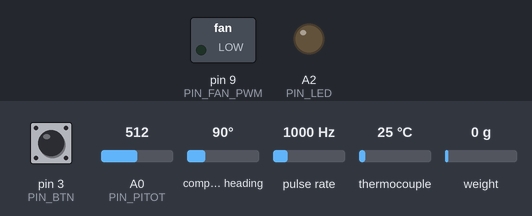
Bench run of a sketch on a simulated Arduino Uno, built with avr-gcc and run on an emulated ATmega328P. On the bench: switched loads named in the sketch (green lamp = pin HIGH), output pins drawn as LEDs (lit = HIGH). Wiring (inferred from the names in the program): pulse sensor: data pin 2. The test bench sets the inputs (shaded band); at power-on: thermocouple 25 °C, pin 3 (PIN_BTN) HIGH, A0 (PIN_PITOT) = 512, compass heading 90°, pulse rate 1000 Hz, weight on the scale 0 g. What the sketch prints to the serial monitor is not drawn.

Above: at 1.4 s.
1.5 s: thermocouple set to 106 °C
At 2.7 s:
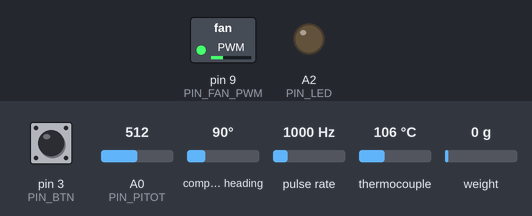
3.3 s: thermocouple set to 116 °C
At 3.96 s:
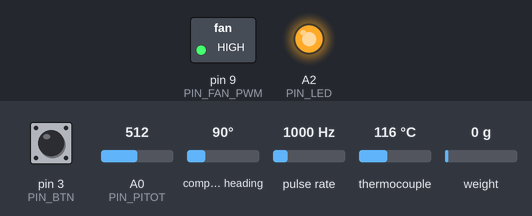
6.3 s: pin 3 (PIN_BTN) pulled LOW for 1 s
At 8.95 s:
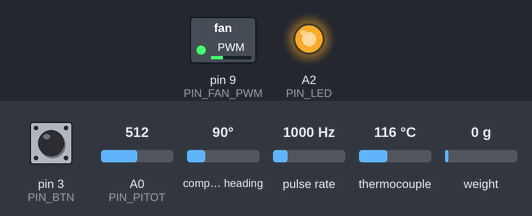
Timing chart, 0 to 19.7 s (numbered marks = the images above; inputs shaded):
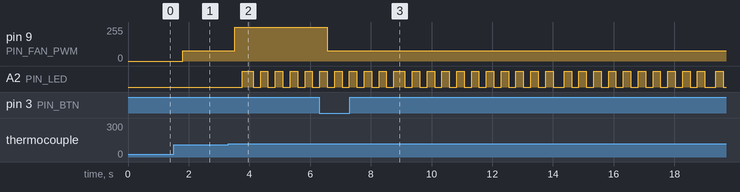

The sketch:

sma_rig.ino
```cpp
// sma_rig.ino - Arduino UNO R3 firmware for the SMA brake-duct bench rig (sensor shield rev A).
// Hardware layer only: sensors in, SSR / fan / LED out. All logic lives in rig_core.{h,cpp}.
//
// Pins (shield schematic):
//   D13 SCK, D12 MISO, D10/D8/D7  MAX31855 CS for TC1 spring / TC2 air / TC3 reflector
//   A4 SDA, A5 SCL                AS5600 louver angle
//   D4 DT, D5 SCK                 HX711 load cell
//   D9 fan PWM 25 kHz (Timer1), D2 fan tach (INT0), D6 heater SSR, D3 button, A2 LED, A0 pitot
#include <SPI.h>
#include <Wire.h>
#include <Adafruit_MAX31855.h>
#include <AS5600.h>
#include <HX711.h>

#include "rig_core.h"

const uint8_t PIN_CS_TC1 = 10, PIN_CS_TC2 = 8, PIN_CS_TC3 = 7;
const uint8_t PIN_HX_DT = 4, PIN_HX_SCK = 5;
const uint8_t PIN_FAN_PWM = 9, PIN_TACH = 2, PIN_SSR = 6, PIN_BTN = 3;
const uint8_t PIN_LED = A2, PIN_PITOT = A0;

Adafruit_MAX31855 tc1(PIN_CS_TC1), tc2(PIN_CS_TC2), tc3(PIN_CS_TC3);
AS5600 encoder;
HX711 loadcell;
rig::Core core;
rig::Inputs in;
rig::Outputs out;

volatile uint32_t tachPulses = 0;
void onTach() { tachPulses++; }

char line[48];
uint8_t lineLen = 0;
char tx[240];

void fanBegin() {
  pinMode(PIN_FAN_PWM, OUTPUT);
  TCCR1A = _BV(COM1A1) | _BV(WGM11);               // fast PWM, TOP = ICR1, non-inverting on OC1A (D9)
  TCCR1B = _BV(WGM13) | _BV(WGM12) | _BV(CS10);    // no prescaler
  ICR1 = 639;                                       // 16 MHz / 640 = 25 kHz (Intel 4-pin fan spec)
  OCR1A = 0;
}

void fanSet(uint8_t pct) { OCR1A = (uint16_t)((uint32_t)pct * 639u / 100u); }

void readThermocouples() {
  static uint32_t last = 0;
  if (millis() - last < 100) return;                // MAX31855 converts at ~10 Hz
  last = millis();
  double t;
  t = tc1.readCelsius(); in.t_spring_ok = !isnan(t); if (in.t_spring_ok) in.t_spring_c = (float)t;
  t = tc2.readCelsius(); in.t_air_ok = !isnan(t);    if (in.t_air_ok) in.t_air_c = (float)t;
  t = tc3.readCelsius(); in.t_heater_ok = !isnan(t); if (in.t_heater_ok) in.t_heater_c = (float)t;
}

void readButton() {
  static uint8_t stable = 0, last = 0;
  static uint32_t changed = 0;
  uint8_t raw = digitalRead(PIN_BTN) == LOW;
  if (raw != last) { last = raw; changed = millis(); }
  if (millis() - changed > 30) stable = raw;
  in.button = stable;
}

void pollSerial() {
  while (Serial.available()) {
    char c = (char)Serial.read();
    if (c == '\n' || c == '\r') {
      if (lineLen) { line[lineLen] = 0; core.command(line); lineLen = 0; }
    } else if (lineLen < sizeof(line) - 1) {
      line[lineLen++] = c;
    }
  }
}

void setup() {
  Serial.begin(115200);
  pinMode(PIN_SSR, OUTPUT);
  digitalWrite(PIN_SSR, LOW);
  pinMode(PIN_LED, OUTPUT);
  pinMode(PIN_BTN, INPUT_PULLUP);
  pinMode(PIN_TACH, INPUT);                          // 10k pull-up on the shield
  attachInterrupt(digitalPinToInterrupt(PIN_TACH), onTach, FALLING);
  fanBegin();
  tc1.begin(); tc2.begin(); tc3.begin();
  Wire.begin();
  encoder.begin();
  loadcell.begin(PIN_HX_DT, PIN_HX_SCK);
  delay(250);                                        // MAX31855 first conversion
  core.begin(millis());
}

void loop() {
  pollSerial();
  readThermocouples();
  readButton();
  in.load_ready = loadcell.is_ready();
  if (in.load_ready) in.load_raw = (int32_t)loadcell.read();
  in.angle_ok = encoder.isConnected();
  if (in.angle_ok) in.angle_raw = encoder.readAngle();
  noInterrupts();
  in.tach_count = tachPulses;
  interrupts();
  in.pitot_adc = analogRead(PIN_PITOT);
  in.now_ms = millis();

  core.update(in, out);
  digitalWrite(PIN_SSR, out.heater_on ? HIGH : LOW);
  fanSet(out.fan_pct);
  digitalWrite(PIN_LED, out.led_on ? HIGH : LOW);

  if (core.pending_message(tx, sizeof(tx))) Serial.println(tx);
  if (core.telemetry(tx, sizeof(tx))) Serial.println(tx);
}
```

lap_profile.h
```cpp
// Generated by firmware/gen_lap_profile.py from cfd/transient/spring_env_NiTiCu_Af76_gap3_eps0.8_d0.5.json - do not edit.
// 197 steps of 500 ms = 98.5 s lap, {lamp %, blower %}.
// Lamp: car radiation + convective make-up for 31.9 C car air vs 23 C room,
// / 143.5 kW/m2. Blower: inverse of rpm = 600 + 2400 d, 13 m/s at 3000 rpm.
// Lamp saturated (100 %) in 1 of 197 steps.
#pragma once
#define LAP_STEP_MS 500
#define LAP_STEPS 197
static const uint8_t LAP_PROFILE[LAP_STEPS][2] RIG_FLASH = {
    {61,83}, {59,83}, {57,83}, {55,83}, {53,83}, {52,83}, {50,83}, {49,83}, {48,83}, {46,83},
    {45,83}, {44,83}, {43,83}, {42,83}, {41,83}, {40,83}, {39,83}, {38,83}, {37,83}, {36,83},
    {36,83}, {35,83}, {34,83}, {33,83}, {33,83}, {48,64}, {66,45}, {80,26}, {78,26}, {76,26},
    {75,26}, {73,26}, {71,26}, {70,26}, {69,30}, {68,35}, {67,40}, {65,45}, {64,49}, {63,54},
    {61,59}, {60,64}, {58,68}, {57,73}, {56,78}, {54,83}, {53,83}, {51,83}, {50,83}, {48,83},
    {47,83}, {46,83}, {44,83}, {43,83}, {42,83}, {41,83}, {40,83}, {39,83}, {59,64}, {80,45},
    {97,26}, {94,26}, {92,26}, {90,26}, {88,26}, {85,26}, {83,26}, {82,30}, {80,35}, {79,40},
    {77,45}, {75,49}, {73,54}, {71,59}, {69,64}, {68,68}, {66,73}, {64,78}, {62,83}, {60,83},
    {58,83}, {56,83}, {54,83}, {53,83}, {51,83}, {50,83}, {48,83}, {47,83}, {46,83}, {44,83},
    {43,83}, {42,83}, {41,83}, {40,83}, {39,83}, {38,83}, {38,83}, {37,83}, {36,83}, {35,83},
    {35,83}, {34,83}, {33,83}, {33,83}, {32,83}, {31,83}, {31,83}, {30,83}, {30,83}, {43,64},
    {59,45}, {72,26}, {70,26}, {69,26}, {67,26}, {66,26}, {65,26}, {63,26}, {62,30}, {62,35},
    {61,40}, {60,45}, {58,49}, {57,54}, {56,59}, {55,64}, {54,68}, {53,73}, {52,78}, {50,83},
    {49,83}, {48,83}, {46,83}, {45,83}, {44,83}, {43,83}, {42,83}, {41,83}, {61,64}, {83,45},
    {100,26}, {98,26}, {95,26}, {93,26}, {91,26}, {88,26}, {86,26}, {85,30}, {83,35}, {81,40},
    {79,45}, {77,49}, {75,54}, {73,59}, {71,64}, {69,68}, {67,73}, {66,78}, {64,83}, {61,83},
    {59,83}, {58,83}, {56,83}, {54,83}, {52,83}, {51,83}, {49,83}, {48,83}, {47,83}, {45,83},
    {44,83}, {43,83}, {42,83}, {41,83}, {40,83}, {39,83}, {38,83}, {57,64}, {78,45}, {94,26},
    {92,26}, {89,26}, {87,26}, {85,26}, {83,26}, {81,26}, {80,30}, {78,35}, {77,40}, {75,45},
    {73,49}, {71,54}, {70,59}, {68,64}, {66,68}, {64,73}, {63,78},
};
```

rig_core.cpp
```cpp
// rig_core.cpp - see rig_core.h. Portable C++ (avr-gcc 7.3 and MSVC), no heap, no printf floats.
#include "rig_core.h"

#include <math.h>
#ifdef __AVR__
#include <avr/pgmspace.h>
#define RS(s) PSTR(s)
#define RIG_FLASH PROGMEM
static inline char rs_read(const char* p) { return (char)pgm_read_byte(p); }
#else
#define RS(s) (s)
#define RIG_FLASH
static inline char rs_read(const char* p) { return *p; }
#endif
#include <stdlib.h>
#include <string.h>

namespace rig {

namespace {

// Lap profile {heater %, blower %} per 0.5 s step, generated from the car's simulated lap: heater duty
// reproduces the rotor radiation on the spring, blower duty the airflow at the spring (gen_lap_profile.py).
#include "lap_profile.h"

const float KP = 4.0f;      // %/K
const float KI = 0.12f;     // %/(K s)
const float DEG2RAD = 0.01745329252f;

bool finite_val(float x) { return x == x && x < 1e30f && x > -1e30f; }

float clampf(float x, float lo, float hi) { return x < lo ? lo : (x > hi ? hi : x); }

// --- tiny string builder (AVR printf has no %f) ---
struct Out {
  char* p;
  size_t left;
  void str(const char* s) {        // RAM string
    while (*s && left > 1) { *p++ = *s++; --left; }
    *p = 0;
  }
  void strf(const char* s) {       // flash string (RS literal)
    char c;
    while ((c = rs_read(s)) != 0 && left > 1) { *p++ = c; ++s; --left; }
    *p = 0;
  }
  void u32(uint32_t v) {
    char tmp[11];
    int n = 0;
    do { tmp[n++] = char('0' + v % 10); v /= 10; } while (v);
    while (n && left > 1) { *p++ = tmp[--n]; --left; }
    *p = 0;
  }
  void fix(float v, uint8_t dec) {
    if (!finite_val(v)) { strf(RS("null")); return; }
    if (v < 0) { str("-"); v = -v; }
    uint32_t scale = 1;
    for (uint8_t i = 0; i < dec; ++i) scale *= 10;
    uint32_t r = uint32_t(v * scale + 0.5f);
    u32(r / scale);
    if (dec) {
      str(".");
      uint32_t frac = r % scale;
      for (uint32_t d = scale / 10; d; d /= 10) {
        char c[2] = {char('0' + (frac / d) % 10), 0};
        str(c);
      }
    }
  }
  void key(const char* k) { strf(RS(",\"")); strf(k); strf(RS("\":")); }
};

bool word_is(const char* a, const char* b) {   // b is a flash string
  char cb;
  while (*a && *a != ' ' && (cb = rs_read(b)) != 0) {
    char ca = *a >= 'a' && *a <= 'z' ? char(*a - 32) : *a;
    if (ca != cb) return false;
    ++a; ++b;
  }
  return rs_read(b) == 0 && (*a == 0 || *a == ' ');
}

const char* arg(const char* line, uint8_t n) {
  const char* p = line;
  for (uint8_t i = 0; i < n; ++i) {
    while (*p && *p != ' ') ++p;
    while (*p == ' ') ++p;
  }
  return p;
}

const char* mode_name(Mode m) {
  switch (m) {
    case MODE_MANUAL: return RS("MANUAL");
    case MODE_HOLD: return RS("HOLD");
    case MODE_RAMP: return RS("RAMP");
    case MODE_LAP: return RS("LAP");
    case MODE_COOL: return RS("COOL");
    default: return RS("IDLE");
  }
}

}  // namespace

void Core::begin(uint32_t now_ms) {
  t0_ = now_ = last_update_ = last_tel_ = window_t0_ = rpm_t_ = now_ms;
  set_mode(MODE_IDLE);
  message(RS("# SMA rig firmware rev A ready"));
}

void Core::message(const char* text) {           // flash string, or RAM when ram = true
  message_ram_ = false;
  msg_flash_ = text;
  msg_pending_ = true;
}

void Core::set_mode(Mode m) {
  mode_ = m;
  integ_ = 0.0f;
  if (m == MODE_IDLE) { heater_pct_ = 0; fan_pct_ = 30; }
  if (m == MODE_COOL) { heater_pct_ = 0; fan_pct_ = 100; }
}

void Core::command(const char* line) {
  while (*line == ' ') ++line;
  float a1 = (float)atof(arg(line, 1));
  float a2 = (float)atof(arg(line, 2));
  if (word_is(line, RS("HEAT"))) {
    if (fault_) { message(RS("# refused: fault latched, send RESET")); return; }
    set_mode(MODE_MANUAL);
    heater_pct_ = clampf(a1, 0, 100);
  } else if (word_is(line, RS("FAN"))) {
    fan_pct_ = (uint8_t)clampf(a1, 0, 100);
  } else if (word_is(line, RS("HOLD"))) {
    if (fault_) { message(RS("# refused: fault latched, send RESET")); return; }
    set_mode(MODE_HOLD);
    setpoint_ = clampf(a1, 0, spring_limit_ - 5);
  } else if (word_is(line, RS("RAMP"))) {
    if (fault_) { message(RS("# refused: fault latched, send RESET")); return; }
    set_mode(MODE_RAMP);
    ramp_end_ = clampf(a1, 0, spring_limit_ - 5);
    ramp_rate_ = clampf(a2, 0.1f, 60.0f);
    setpoint_ = finite_val(last_in_.t_spring_c) ? last_in_.t_spring_c : 25.0f;
  } else if (word_is(line, RS("LAP"))) {
    if (fault_) { message(RS("# refused: fault latched, send RESET")); return; }
    set_mode(MODE_LAP);
    laps_left_ = (uint8_t)clampf(a1 < 1 ? 1 : a1, 1, 50);
    lap_seg_ = 0;
    seg_t0_ = now_;
  } else if (word_is(line, RS("COOL"))) {
    set_mode(MODE_COOL);
  } else if (word_is(line, RS("STOP"))) {
    set_mode(MODE_IDLE);
  } else if (word_is(line, RS("TARE"))) {
    tare_pending_ = true;
  } else if (word_is(line, RS("CAL"))) {
    float newton = a1 * 0.00980665f;
    if (newton > 0.1f && load_seen_) counts_per_n_ = float(last_load_raw_ - load_offset_) / newton;
  } else if (word_is(line, RS("ZERO"))) {
    zero_pending_ = true;
  } else if (word_is(line, RS("LIMIT"))) {
    spring_limit_ = clampf(a1, 40, 150);
  } else if (word_is(line, RS("RESET"))) {
    fault_ = FAULT_NONE;
    set_mode(MODE_IDLE);
  } else if (word_is(line, RS("STATUS"))) {
    char b[96];
    Out o{b, sizeof(b)};
    o.strf(RS("# mode "));
    o.strf(mode_name(mode_));
    o.strf(RS(" fault "));
    o.u32(fault_);
    o.strf(RS(" limit "));
    o.fix(spring_limit_, 1);
    o.strf(RS(" cal "));
    o.fix(counts_per_n_, 1);
    o.strf(RS(" zero "));
    o.u32(angle_zero_);
    strncpy(msg_, b, sizeof(msg_) - 1);
    msg_[sizeof(msg_) - 1] = 0;
    message_ram_ = true;
    msg_pending_ = true;
    return;
  } else {
    message(RS("# unknown command"));
    return;
  }
  message(RS("# ok"));
}

float Core::stroke_from_angle(float deg) const {
  // rod stroke from louver rotation through the external crank (Phase 3 kinematics)
  const float phi0 = CRANK_PHI0_DEG * DEG2RAD;
  return CRANK_R_MM * (sinf(deg * DEG2RAD + phi0) - sinf(phi0));
}

void Core::run_pi(float dt_s, const Inputs& in) {
  if (mode_ == MODE_RAMP) {
    float step = ramp_rate_ / 60.0f * dt_s;
    if (setpoint_ < ramp_end_) setpoint_ = setpoint_ + step > ramp_end_ ? ramp_end_ : setpoint_ + step;
    else if (setpoint_ > ramp_end_) setpoint_ = setpoint_ - step < ramp_end_ ? ramp_end_ : setpoint_ - step;
  }
  float err = setpoint_ - in.t_spring_c;
  float u = KP * err + integ_;
  if (u > 0.0f && u < 100.0f) integ_ += KI * err * dt_s;      // conditional-integration anti-windup
  else if ((u >= 100.0f && err < 0) || (u <= 0.0f && err > 0)) integ_ += KI * err * dt_s;
  integ_ = clampf(integ_, 0.0f, 100.0f);
  heater_pct_ = clampf(KP * err + integ_, 0.0f, 100.0f);
}

void Core::run_lap(uint32_t now) {
  while (now - seg_t0_ >= LAP_STEP_MS) {
    seg_t0_ += LAP_STEP_MS;
    if (++lap_seg_ >= LAP_STEPS) {
      lap_seg_ = 0;
      if (--laps_left_ == 0) { set_mode(MODE_COOL); message(RS("# lap profile done")); return; }
    }
  }
#ifdef __AVR__
  heater_pct_ = pgm_read_byte(&LAP_PROFILE[lap_seg_][0]);
  fan_pct_ = pgm_read_byte(&LAP_PROFILE[lap_seg_][1]);
#else
  heater_pct_ = LAP_PROFILE[lap_seg_][0];
  fan_pct_ = LAP_PROFILE[lap_seg_][1];
#endif
}

void Core::update(const Inputs& in, Outputs& out) {
  now_ = in.now_ms;
  float dt = float(now_ - last_update_) * 0.001f;
  last_update_ = now_;
  last_in_ = in;

  // ---- sensors to engineering units ----
  if (in.load_ready) {
    last_load_raw_ = in.load_raw;
    load_seen_ = true;
    if (tare_pending_) {
      // tare at the cold (closed) position: force_N is the actuation force above the bias-spring preload
      load_offset_ = in.load_raw;
      tare_pending_ = false;
    }
  }
  if (in.angle_ok) {
    if (zero_pending_) { angle_zero_ = in.angle_raw; zero_pending_ = false; }
    int32_t d = int32_t(in.angle_raw) - int32_t(angle_zero_);
    if (d < -2048) d += 4096;
    if (d > 2048) d -= 4096;
    angle_deg_ = float(d) * (360.0f / 4096.0f);
    angle_seen_ = true;
  }
  if (now_ - t0_ < 1000) {                    // pitot zero over the first second (fan at rest is not needed:
    pitot_sum_ += in.pitot_adc;                // MPXV7002 offset is taken before the fan spins up)
    ++pitot_n_;
    pitot_zero_ = uint16_t(pitot_sum_ / pitot_n_);
  } else {
    float dp = (float(in.pitot_adc) - float(pitot_zero_)) * (5000.0f / 1023.0f);   // Pa
    float v = dp > 0 ? sqrtf(2.0f * dp / 1.2f) : 0.0f;
    air_mps_ += (v - air_mps_) * clampf(dt / 0.5f, 0.0f, 1.0f);
  }
  if (now_ - rpm_t_ >= 1000) {
    fan_rpm_ = float(in.tach_count - tach_prev_) * 30000.0f / float(now_ - rpm_t_);
    tach_prev_ = in.tach_count;
    rpm_t_ = now_;
  }

  // ---- button: start a lap run when idle, stop otherwise ----
  if (in.button && !prev_button_) {
    if (mode_ == MODE_IDLE) command("LAP 1");
    else command("STOP");
  }
  prev_button_ = in.button;

  // ---- safety ----
  uint8_t f = fault_;
  if (!in.t_spring_ok || !in.t_heater_ok) f |= FAULT_TC;
  if (in.t_spring_ok && in.t_spring_c > spring_limit_) f |= FAULT_SPRING_OT;
  if (in.t_heater_ok && in.t_heater_c > HEATER_LIMIT_C) f |= FAULT_HEATER_OT;
  if (f != fault_) {
    fault_ = f;
    set_mode(MODE_COOL);
    message(RS("# FAULT: heater latched off, fan 100 %"));
  }

  // ---- control ----
  if (!fault_) {
    if (mode_ == MODE_HOLD || mode_ == MODE_RAMP) run_pi(dt, in);
    else if (mode_ == MODE_LAP) run_lap(now_);
  }
  if (fault_ || mode_ == MODE_IDLE || mode_ == MODE_COOL) heater_pct_ = 0;

  while (now_ - window_t0_ >= WINDOW_MS) window_t0_ += WINDOW_MS;
  out.heater_on = (float(now_ - window_t0_) < heater_pct_ * (WINDOW_MS / 100.0f)) ? 1 : 0;
  out.fan_pct = (now_ - t0_ < 1500) ? 0 : fan_pct_;   // fan held off while the pitot zero is taken
  out.led_on = fault_ ? uint8_t((now_ / 250) & 1) : uint8_t(heater_pct_ > 0 ? 1 : 0);
}

bool Core::telemetry(char* buf, size_t len) {
  if (now_ - last_tel_ < TELEMETRY_MS) return false;
  last_tel_ += TELEMETRY_MS;
  if (now_ - last_tel_ >= TELEMETRY_MS) last_tel_ = now_;      // don't burst after a stall
  const Inputs& in = last_in_;
  float force = load_seen_ ? float(last_load_raw_ - load_offset_) / counts_per_n_ : NAN;
  float stroke = angle_seen_ ? stroke_from_angle(angle_deg_) : NAN;
  Out o{buf, len};
  o.strf(RS("{\"timestamp_ms\":"));
  o.u32(now_ - t0_);
  o.key(RS("temp_C"));     o.fix(in.t_spring_ok ? in.t_spring_c : NAN, 2);
  o.key(RS("force_N"));    o.fix(force, 2);
  o.key(RS("stroke_mm"));  o.fix(stroke, 3);
  o.key(RS("angle_deg"));  o.fix(angle_deg_, 2);
  o.key(RS("t_air_C"));    o.fix(in.t_air_ok ? in.t_air_c : NAN, 2);
  o.key(RS("t_heater_C")); o.fix(in.t_heater_ok ? in.t_heater_c : NAN, 1);
  o.key(RS("heater_pct")); o.fix(heater_pct_, 1);
  o.key(RS("fan_pct"));    o.u32(fan_pct_);
  o.key(RS("fan_rpm"));    o.fix(fan_rpm_, 0);
  o.key(RS("air_mps"));    o.fix(air_mps_, 2);
  o.key(RS("setpoint_C")); o.fix((mode_ == MODE_HOLD || mode_ == MODE_RAMP) ? setpoint_ : NAN, 2);
  o.strf(RS(",\"mode\":\"")); o.strf(mode_name(mode_)); o.strf(RS("\""));
  o.key(RS("fault"));      o.u32(fault_);
  o.strf(RS("}"));
  return true;
}

bool Core::pending_message(char* buf, size_t len) {
  if (!msg_pending_) return false;
  if (message_ram_) {
    strncpy(buf, msg_, len - 1);
    buf[len - 1] = 0;
  } else {
    Out o{buf, len};
    o.strf(msg_flash_);
  }
  msg_pending_ = false;
  return true;
}

}  // namespace rig
```

Source omitted: rig_core.h (4156 bytes)

Measured:
- the behaviour switches between 110 and 111 °C on thermocouple (found by bisection; images 1 and 2)
- after the input at 3.3 s, pin 9 (PIN_FAN_PWM): 76/255 → 255/255 after 0.21 s; A2 (PIN_LED): LOW → HIGH after 0.46 s, then repeats every 0.49 s: LOW 0.24 s, HIGH 0.24 s
- after the input at 6.3 s, pin 9 (PIN_FAN_PWM): 255/255 → 76/255 after 0.26 s
